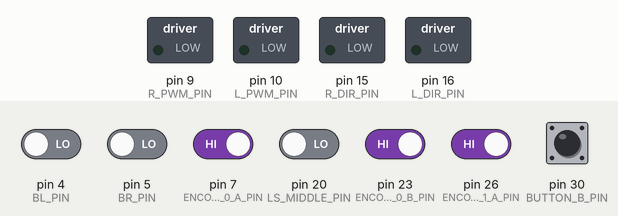
Simulated run of this sketch. Board: Arduino Mega 2560, built with avr-gcc and run on an emulated ATmega2560. On the bench: switched loads named in the sketch (green lamp = pin HIGH). The inputs (shaded band) are chosen by the test bench; at power-on: pin 7 (ENCODER_0_A_PIN), pin 23 (ENCODER_0_B_PIN), pin 26 (ENCODER_1_A_PIN), pin 30 (BUTTON_B_PIN) HIGH, pin 4 (BL_PIN), pin 5 (BR_PIN), pin 20 (LS_MIDDLE_PIN) LOW. EEPROM starts erased; what the sketch prints to the serial monitor is not drawn.

Above: at 2.7 s.
2.8 s: pin 30 (BUTTON_B_PIN) pulled LOW for 0.15 s
At 4.1 s:
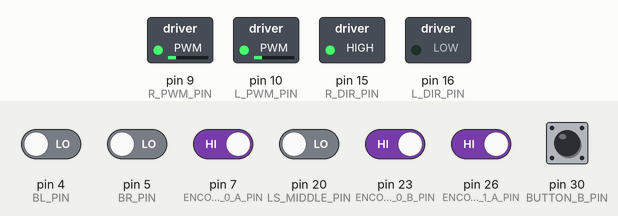
4.7 s: pin 20 (LS_MIDDLE_PIN) driven HIGH
6.2 s: pin 20 (LS_MIDDLE_PIN) driven LOW
At 7.4 s:
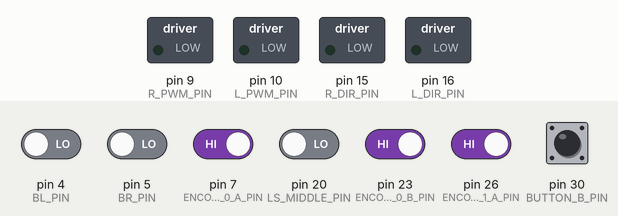
7.7 s: pin 4 (BL_PIN) driven HIGH
9.2 s: pin 4 (BL_PIN) driven LOW
Timing chart, 0 to 12.2 s (numbered marks = the images above; inputs shaded):
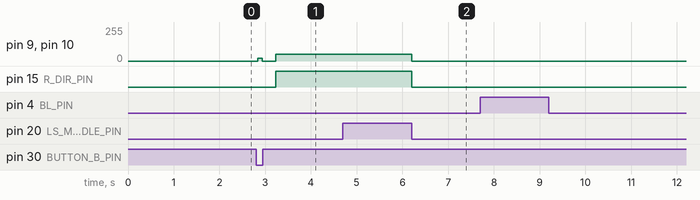

Measured:
- after the input at 2.8 s, pin 9 (R_PWM_PIN), pin 10 (L_PWM_PIN): 0/255 → 20/255 at once, → 0/255 0.10 s later, → 50/255 0.30 s later; pin 15 (R_DIR_PIN): LOW → HIGH after 0.43 s
- after the input at 6.2 s, pin 9 (R_PWM_PIN), pin 10 (L_PWM_PIN): 50/255 → 0/255 at once; pin 15 (R_DIR_PIN): HIGH → LOW at once

The sketch:

obstacle_avoidance_v3_store_odometry.ino
```cpp
#include "bump_sensors.h"
#include "motors_test_control.h"
#include "encoders.h"
#include "EEPROM.h"
#include "line_sensors.h"

#define STATE_INITIAL 0
#define GO_FORWARDS 1
#define OBJECT_DETECTED 2
#define AVOID_OBSTACLE 3
#define LINE_DETECTED 4
#define  BUTTON_A_PIN 14
#define BUTTON_B_PIN 30

Bump_Sensors_c bump_sensors_obj;
motors_test motors_c;
Line_Sensors_c line_sensors_obj;
int state;
unsigned long robot_start_time, record_start_time;
odom odom_c;
int ee_x_address, ee_y_address;
int count_coord;
float button_b_flag;

void drive_forwards(float L_PWM = 20, float R_PWM = 20) {
  motors_c.set_motors_power (L_PWM, R_PWM);
}

void avoid_obstacle(float target_reading = 20000, float Bias_PWM = 20, float Turn_PWM = 20){
  float W;

  float avg_reading = (bump_sensors_obj.avg_readings[0] + bump_sensors_obj.avg_readings[1]) / 2;
  float diff = (target_reading - avg_reading) / 35000;
  float L_PWM = Bias_PWM + Turn_PWM * diff;
  float R_PWM = Bias_PWM -Turn_PWM * diff;


  motors_c.set_motors_power(L_PWM, R_PWM);

}

void update_state(){
  if (state == STATE_INITIAL){
    state = GO_FORWARDS;
  }
  else if (state == GO_FORWARDS && (bump_sensors_obj.avg_readings[0] < 8000 || bump_sensors_obj.avg_readings[1] < 8000)){
    state = OBJECT_DETECTED;
  }
  else if (state == OBJECT_DETECTED){
    record_start_time = millis();
    state = AVOID_OBSTACLE;
  }
  else if (state == AVOID_OBSTACLE &&  line_sensors_obj.readLineSensor(2) > 4000)
    state  = LINE_DETECTED;
}

void do_action(){
  if (state == GO_FORWARDS){
    drive_forwards();
  }

  else if (state == OBJECT_DETECTED){
    motors_c.set_motors_power(0, 0);
    delay(200);
  }

  else if (state == AVOID_OBSTACLE){

    avoid_obstacle(65000, 20, 30);
  }

  else if (state == LINE_DETECTED){
    motors_c.set_motors_power(0, 0);
  }


}


void setup() {
  state = STATE_INITIAL;
  bump_sensors_obj.initialise();
  motors_c.initialize();
  line_sensors_obj.initialise();
  pinMode(BUTTON_A_PIN, INPUT_PULLUP);
  pinMode(BUTTON_B_PIN, INPUT_PULLUP);
  button_b_flag = 0;

  Serial.begin(9600);
  delay(1500);
  Serial.println("***RESET***");

  robot_start_time = millis();
  ee_x_address = sizeof(int);
  ee_y_address = 2500;
  count_coord = 0;

  setupEncoder0();
  setupEncoder1();

}

void loop() {
   if (digitalRead(BUTTON_B_PIN) == LOW && button_b_flag == 0){
    button_b_flag = 1;
   }

   if ((millis() - robot_start_time) % 100 == 0 && button_b_flag == 1){
    Serial.print("UPDATING LOCATION ");
    odom_c.update_location();


    EEPROM.put(ee_x_address, float(odom_c.X_prev*2/1.8));
    EEPROM.put(ee_y_address, float(odom_c.Y_prev*2/1.8));
    ee_x_address = ee_x_address + sizeof(float);
    ee_y_address = ee_y_address + sizeof(float);
    count_coord++;
    EEPROM.put(0, count_coord);

    bump_sensors_obj.get_avg_readings(1);

    update_state();

    do_action();
   }


}
```

bump_sensors.h
```cpp
#ifndef BUMP_SENSORS_H
#define BUMP_SENSORS_H

# define EMIT_PIN 11
# define BL_PIN 4
# define BR_PIN 5

int bump_pins[2] = {BL_PIN, BR_PIN };

class Bump_Sensors_c{
  public:
    Bump_Sensors_c(){

    }
    float ambient_readings[2];
    float avg_readings[2];

    void initialise()
    {
      pinMode(EMIT_PIN, INPUT);
      pinMode(BL_PIN, INPUT);
      pinMode(BR_PIN, INPUT);
    }

    float readBumpSensor(int i){                           //measure relative IR intensity by checking capacitor discharge times
      if(i < 0 || i > 2){
        Serial.println("ERROR: INVALID PIN NUMBER");
        return -1;
      }
      int the_pin = bump_pins[i];

      pinMode( EMIT_PIN, OUTPUT );
      digitalWrite( EMIT_PIN, LOW );


      pinMode( the_pin, OUTPUT );                         //charge
      digitalWrite( the_pin, HIGH );
      delayMicroseconds( 10 );


      unsigned long start_time = micros();

      pinMode(the_pin, INPUT);                          //discharge

      while( digitalRead( the_pin ) == HIGH ) {
          // Do nothing here (waiting).
          if( micros() - start_time > 10000000){
            Serial.println("ERROR: THE CAPACITOR DIDN'T DISCHARGE");
            break;
          }
      }

      unsigned long end_time = micros();

      pinMode( EMIT_PIN, INPUT );

      unsigned long elapsed_time = end_time - start_time;

      return float(elapsed_time);
    }

    void get_avg_readings(int sample_count = 100){
      float avg_reading;

      for( int i = 0; i < 2; i++ ) {
        avg_reading = 0;
        for (int j = 0; j < sample_count; j++)
             avg_reading = avg_reading + readBumpSensor(i);
        avg_readings[i] = avg_reading / sample_count;
      }
    }
};

#endif
```

encoders.h
```cpp
#ifndef _ENCODERS_H
#define _ENCODERS_H

#define ENCODER_0_A_PIN  7
#define ENCODER_0_B_PIN  23
#define ENCODER_1_A_PIN  26
//#define ENCODER_1_B_PIN Non-standard pin!


// Volatile Global variables used by Encoder ISR.
volatile long count_eR; // used by encoder to count the rotation
volatile byte state_eR;
volatile long count_eL;
volatile byte state_eL;
volatile long count_eR_prev;
volatile long count_eL_prev;

class odom{
  public:
    odom(){

    }
    float X_prev=0.0, Y_prev = 0.0, Theta_prev =0.0;

    void update_location(){
      float phi_R = float(count_eR - count_eR_prev) / 358.3 * 2 * PI ;
      float phi_L = float(count_eL - count_eL_prev) / 358.3 * 2 * PI ;


      float x = 0.016 * (phi_R + phi_L) / 2;
      float theta = 0.016 * (phi_R - phi_L) / (0.09);                 //CHANGED THE SIGN

      X_prev = X_prev + x * cos (Theta_prev);                               //CHANGED SIN AND COS
      Y_prev = Y_prev +  x * sin(Theta_prev);
      Theta_prev = Theta_prev + theta;

      count_eR_prev = count_eR;
      count_eL_prev = count_eL;
  }
};

// This ISR handles just Encoder 0
// ISR to read the Encoder0 Channel A and B pins
// and then look up based on  transition what kind of
// rotation must have occured.
ISR( INT6_vect ) {
  // We know that the ISR is only called when a pin changes.
  // We also know only 1 pin can change at a time.
  // The XOR(AB) signal change from "Channel A" triggers ISR.

  // First, Read in the new state of the encoder pins.
  // Standard pins, so standard read functions.
  boolean eR_B = digitalRead( ENCODER_0_B_PIN ); // normal B state
  boolean eR_A = digitalRead( ENCODER_0_A_PIN ); // XOR(AB)

  // Software XOR (^) logically infers
  // the true value of A given the state of B
  eR_A = eR_A ^ eR_B;

  // Shift our (new) current readings into bit positions
  // 2 and 3 in the state variable (current state)
  // State: (bit3)  (bit2)  (bit1)   (bit0)
  // State:  new B   new A   old B   old A
    state_eR = state_eR | ( eR_B  << 3 );
    state_eR = state_eR | ( eR_A  << 2 );

    // Handle which transition we have registered.
    // Complete this if statement as necessary.
    // Refer to the labsheet.
    if ( state_eR == 1 |  state_eR == 7 | state_eR == 8 | state_eR == 14 ) {
      count_eR -= 1;
    }
    else if (state_eR == 2 | state_eR == 4 | state_eR == 11 | state_eR == 13){
      count_eR += 1;
    } // Continue this if statement as necessary.
    else
      Serial.println("Encoder state change error");


    // Shift the current readings (bits 3 and 2) down
    // into position 1 and 0 (to become prior readings)
    // This bumps bits 1 and 0 off to the right, "deleting"
    // them for the next ISR call.
    state_eR = state_eR >> 2;

}


// This ISR handles just Encoder 1
// ISR to read the Encoder0 Channel A and B pins
// and then look up based on  transition what kind of
// rotation must have occured.
ISR( PCINT0_vect ) {

    // First, Read in the new state of the encoder pins.

    // Mask for a specific pin from the port.
    // Non-standard pin, so we access the register
    // directly.
    // Reading just PINE would give us a number
    // composed of all 8 bits.  We want only bit 2.
    // B00000100 masks out all but bit 2
    // It is more portable to use the PINE2 keyword.
    boolean eL_B = PINE & (1<<PINE2);
    //boolean eL_B = PINE & B00000100;  // Does same as above.

    // Standard read from the other pin.
    boolean eL_A = digitalRead( ENCODER_1_A_PIN ); // 26 the same as A8


    eL_A = eL_A ^ eL_B;

    // Create a bitwise representation of our states
    // We do this by shifting the boolean value up by
    // the appropriate number of bits, as per our table
    // header:
    //
    // State :  (bit3)  (bit2)  (bit1)  (bit0)
    // State :  New A,  New B,  Old A,  Old B.
    state_eL = state_eL | ( eL_B  << 3 );
    state_eL = state_eL | ( eL_A  << 2 );


    // Handle which transition we have registered.
    // Complete this if statement as necessary.
    // Refer to the labsheet.
   if ( state_eL == 1 |  state_eL == 7 | state_eL == 8 | state_eL == 14 ) {
      count_eL -= 1;
    }
    else if (state_eL == 2 | state_eL == 4 | state_eL == 11 | state_eL == 13){
      count_eL += 1;
    } // Continue this if statement as necessary.
    else
      Serial.println("Encoder state change error");


    // Shift the current readings (bits 3 and 2) down
    // into position 1 and 0 (to become prior readings)
    // This bumps bits 1 and 0 off to the right, "deleting"
    // them for the next ISR call.
    state_eL = state_eL >> 2;
}


/*
   This setup routine enables interrupts for
   encoder1.  The interrupt is automatically
   triggered when one of the encoder pin changes.
   This is really convenient!  It means we don't
   have to check the encoder manually.
*/
void setupEncoder0()
{
    count_eR = 0;

    // Setup pins for right encoder
    pinMode( ENCODER_0_A_PIN, INPUT );
    pinMode( ENCODER_0_B_PIN, INPUT );

    // initialise the recorded state of eR encoder.
    state_eR = 0;

    // Get initial state of encoder pins A + B
    boolean eR_A = digitalRead( ENCODER_0_A_PIN );
    boolean eR_B = digitalRead( ENCODER_0_B_PIN );
    eR_A = eR_A ^ eR_B;

    // Shift values into correct place in state.
    // Bits 1 and 0  are prior states.
    state_eR = state_eR | ( eR_B << 1 );
    state_eR = state_eR | ( eR_A << 0 );


    // Now to set up PE6 as an external interupt (INT6), which means it can
    // have its own dedicated ISR vector INT6_vector

    // Page 90, 11.1.3 External Interrupt Mask Register – EIMSK
    // Disable external interrupts for INT6 first
    // Set INT6 bit low, preserve other bits
    EIMSK = EIMSK & ~(1<<INT6);
    //EIMSK = EIMSK & B1011111; // Same as above.

    // Page 89, 11.1.2 External Interrupt Control Register B – EICRB
    // Used to set up INT6 interrupt
    EICRB |= ( 1 << ISC60 );  // using header file names, push 1 to bit ISC60
    //EICRB |= B00010000; // does same as above

    // Page 90, 11.1.4 External Interrupt Flag Register – EIFR
    // Setting a 1 in bit 6 (INTF6) clears the interrupt flag.
    EIFR |= ( 1 << INTF6 );
    //EIFR |= B01000000;  // same as above

    // Now that we have set INT6 interrupt up, we can enable
    // the interrupt to happen
    // Page 90, 11.1.3 External Interrupt Mask Register – EIMSK
    // Disable external interrupts for INT6 first
    // Set INT6 bit high, preserve other bits
    EIMSK |= ( 1 << INT6 );
    //EIMSK |= B01000000; // Same as above

}

void setupEncoder1()
{

    count_eL = 0;

    // Setting up left encoder:
    // The Romi board uses the pin PE2 (port E, pin 2) which is
    // very unconventional.  It doesn't have a standard
    // arduino alias (like d6, or a5, for example).
    // We set it up here with direct register access
    // Writing a 0 to a DDR sets as input
    // DDRE = Data Direction Register (Port)E
    // We want pin PE2, which means bit 2 (counting from 0)
    // PE Register bits [ 7  6  5  4  3  2  1  0 ]
    // Binary mask      [ 1  1  1  1  1  0  1  1 ]
    //
    // By performing an & here, the 0 sets low, all 1's preserve
    // any previous state.
    DDRE = DDRE & ~(1<<DDE6);
    //DDRE = DDRE & B11111011; // Same as above.

    // We need to enable the pull up resistor for the pin
    // To do this, once a pin is set to input (as above)
    // You write a 1 to the bit in the output register
    PORTE = PORTE | (1 << PORTE2 );
    //PORTE = PORTE | 0B00000100;

    // Encoder0 uses conventional pin 26
    pinMode( ENCODER_1_A_PIN, INPUT );
    digitalWrite( ENCODER_1_A_PIN, HIGH ); // Encoder 1 xor

    // initialise the recorded state of eL encoder.
    state_eL = 0;

    // Get initial state of encoder.
    boolean eL_B = PINE & (1<<PINE2);
    //boolean eL_B = PINE & B00000100;  // Does same as above.

    // Standard read from the other pin.
    boolean eL_A = digitalRead( ENCODER_1_A_PIN ); // 26 the same as A8

    // Some clever electronics combines the
    // signals and this XOR restores the
    // true value.
    eL_A = eL_A ^ eL_B;

    // Shift values into correct place in state.
    // Bits 1 and 0  are prior states.
    state_eL = state_eL | ( eL_B << 1 );
    state_eL = state_eL | ( eL_A << 0 );

    // Enable pin-change interrupt on A8 (PB4) for encoder0, and disable other
    // pin-change interrupts.
    // Note, this register will normally create an interrupt a change to any pins
    // on the port, but we use PCMSK0 to set it only for PCINT4 which is A8 (PB4)
    // When we set these registers, the compiler will now look for a routine called
    // ISR( PCINT0_vect ) when it detects a change on the pin.  PCINT0 seems like a
    // mismatch to PCINT4, however there is only the one vector servicing a change
    // to all PCINT0->7 pins.
    // See Manual 11.1.5 Pin Change Interrupt Control Register - PCICR

    // Page 91, 11.1.5, Pin Change Interrupt Control Register
    // Disable interrupt first
    PCICR = PCICR & ~( 1 << PCIE0 );
    // PCICR &= B11111110;  // Same as above

    // 11.1.7 Pin Change Mask Register 0 – PCMSK0
    PCMSK0 |= (1 << PCINT4);

    // Page 91, 11.1.6 Pin Change Interrupt Flag Register – PCIFR
    PCIFR |= (1 << PCIF0);  // Clear its interrupt flag by writing a 1.

    // Enable
    PCICR |= (1 << PCIE0);
}

#endif
```

line_sensors.h
```cpp
#ifndef LINE_SENSORS_H
#define LINE_SENSORS_H

# define EMIT_PIN    11    // Documentation says 11.
# define LS_LEFT_PIN 12   // Complete for DN1 pin
# define LS_MIDLEFT_PIN 18   // Complete for DN2 pin
# define LS_MIDDLE_PIN 20   // Complete for DN3 pin
# define LS_MIDRIGHT_PIN 21   // Complete for DN4 pin
# define LS_RIGHT_PIN 22   // Complete for DN5 pin

int ls_pins[5] = {LS_LEFT_PIN,
                  LS_MIDLEFT_PIN,
                  LS_MIDDLE_PIN,
                  LS_MIDRIGHT_PIN,
                  LS_RIGHT_PIN };

class Line_Sensors_c{
  public:
    Line_Sensors_c(){

    }

    void initialise()
    {
      pinMode(EMIT_PIN, INPUT);
      pinMode(LS_LEFT_PIN, INPUT);
      pinMode(LS_MIDLEFT_PIN, INPUT);
      pinMode(LS_MIDDLE_PIN, INPUT);
      pinMode(LS_MIDRIGHT_PIN, INPUT);
      pinMode(LS_RIGHT_PIN, INPUT);
    }

    float readLineSensor(int i){
      if(i < 0 || i > 4){
        Serial.println("ERROR: INVALID PIN NUMBER");
        return -1;
      }
      int the_pin = ls_pins[i];

      pinMode( EMIT_PIN, OUTPUT );
      digitalWrite( EMIT_PIN, HIGH );


      pinMode( the_pin, OUTPUT );
      digitalWrite( the_pin, HIGH );
      delayMicroseconds( 10 );


      unsigned long start_time = micros();

      pinMode(the_pin, INPUT);

      while( digitalRead( the_pin ) == HIGH ) {
          // Do nothing here (waiting).
          if( micros() - start_time > 10000000){
            Serial.println("ERROR: THE CAPACITOR DIDN'T DISCHARGE");
            break;
          }
      }

      unsigned long end_time = micros();

      pinMode( EMIT_PIN, INPUT );

      unsigned long elapsed_time = end_time - start_time;

      return float(elapsed_time);
    }
};

#endif
```

motors_test_control.h
```cpp
#ifndef MOTORS_TEST_CONTROL_H
#define MOTORS_TEST_CONTROL_H

#define L_PWM_PIN 10
#define R_PWM_PIN 9
#define L_DIR_PIN 16
#define R_DIR_PIN 15
#define FORWARD LOW
#define REVERSE HIGH

class motors_test{
  public:
    motors_test(){

    }
    void initialize(){
      pinMode(L_PWM_PIN, OUTPUT);
      pinMode(R_PWM_PIN, OUTPUT);
      pinMode(L_DIR_PIN, OUTPUT);
      pinMode(R_DIR_PIN, OUTPUT);

      digitalWrite(L_DIR_PIN, FORWARD);
      digitalWrite(R_DIR_PIN, FORWARD);

      analogWrite(L_PWM_PIN, 0);
      analogWrite(R_PWM_PIN, 0);
    }
    void set_motors_power(float l_pwm, float r_pwm){
      if (l_pwm < 0){
        l_pwm *= -1;
        digitalWrite(L_DIR_PIN, REVERSE);
      }
      else{
        digitalWrite(L_DIR_PIN, FORWARD);
      }

      if (r_pwm < 0){
        r_pwm *= -1;
        digitalWrite(R_DIR_PIN, REVERSE);
      }
      else{
        digitalWrite(R_DIR_PIN, FORWARD);
      }
      if (l_pwm > 50 or r_pwm >50){
        analogWrite(L_PWM_PIN, 50);
        analogWrite(R_PWM_PIN, 50);
      }
      else{
      analogWrite(L_PWM_PIN, l_pwm);
      analogWrite(R_PWM_PIN, r_pwm);
      }
}
};

#endif
```
